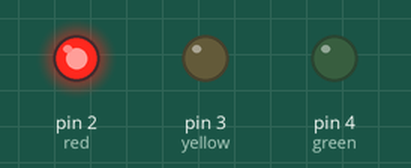
Simulated run of this sketch. Board: Arduino Uno, built with avr-gcc and run on an emulated ATmega328P. Parts: output pins drawn as LEDs (lit = HIGH).

Above: at 5.0 s.
At 11.0 s:
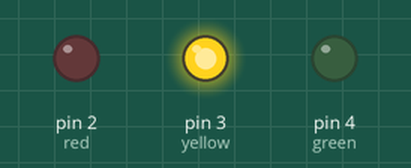
At 14.5 s:
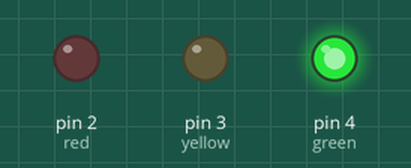
Timing chart, 0 to 22.1 s (numbered marks = the images above):
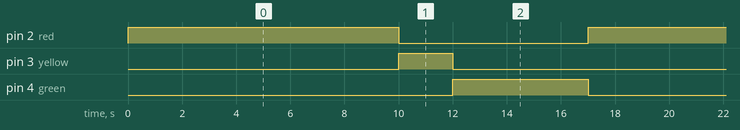

Measured:
- by itself, pin 2 (red): alternates HIGH for 10.0 s and LOW for 7.0 s
- by itself, pin 3 (yellow): alternates HIGH for 2.0 s and LOW for 15.0 s
- by itself, pin 4 (green): alternates HIGH for 5.0 s and LOW for 12.0 s

The sketch:

Traffic_Light.ino
```cpp
int red = 2;
int yellow = 3;
int green = 4;


void setup() {
  // put your setup code here, to run once:
  pinMode(red , OUTPUT);
  pinMode(yellow , OUTPUT);
  pinMode(green , OUTPUT);
}

void loop() {
  // put your main code here, to run repeatedly:

  //RED Traffic Light

  digitalWrite(red , HIGH);

  delay(10000);
  digitalWrite(red , LOW);

  //yellow Traffic Light

  digitalWrite(yellow , HIGH);
  delay(2000);
  digitalWrite(yellow , LOW);

  //green Traffic Light

  digitalWrite(green , HIGH);
  delay(5000);
  digitalWrite(green , LOW);
}
```
